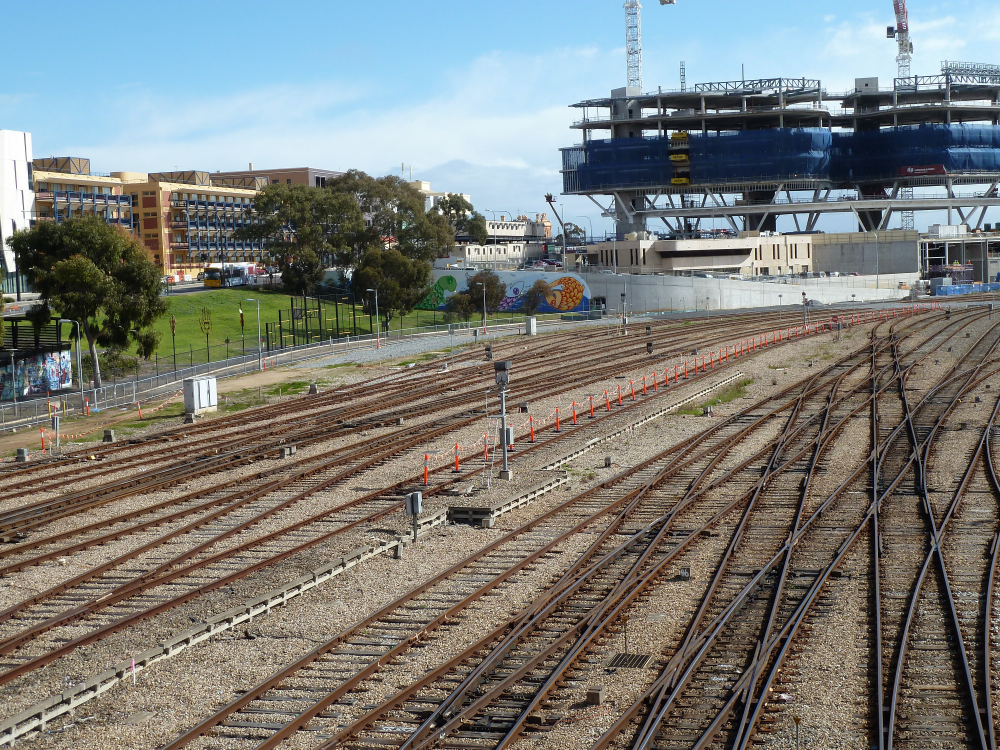
#> input picture images/APAP-railtracks/P1010517.JPG, 2000 x 1500 px (shown at 1/2 size)
$ python main.py
#> lines starting #> are read from the running program, lines starting #| are printed output that depends on the picture; after the words box and inside, x2 and y2 are one past the last pixel; in counts of white or black regions, pixels touching at a corner belong together
### matchers.py
import cv2 as cv


class matchers():
    def __init__(self):
        self.sift = cv.SIFT_create()
        FLANN_INDEX_KDTREE = 1
        index_params = dict(algorithm=FLANN_INDEX_KDTREE, trees=5)
        search_params = dict(checks=50)
        self.flann = cv.FlannBasedMatcher(index_params, search_params)

    def match(self, des1, des2):
        matches = self.flann.knnMatch(des1, des2, k=2)
        # store all the good matches as per Lowe's ratio test
        good = []
        for m, n in matches:
            if m.distance < 0.7 * n.distance:
                good.append(m)
        return good

    def getFeatures(self, img):
        gray = cv.cvtColor(img, cv.COLOR_BGR2GRAY)
        kp, des = self.sift.detectAndCompute(gray, None)
        return kp, des

### ransac.py
import numpy as np
import random
from homography import homography_fit, homography_res
import utils
import cv2 as cv

random.seed(0)


class RANSAC:
    def __init__(self, M, thr, visual=True):
        self.psize = 4
        self.M = M
        self.thr = thr
        self.visual = visual

    def __call__(self, img1, img2, src, dst):
        res = self.sampling(src, dst)
        con = sum(res <= self.thr)
        maxinx = np.argmax(con)
        matchesMask = (res[:, maxinx] <= self.thr) + 0
        inliers = np.nonzero(matchesMask)[0]

        if self.visual:
            img3 = utils.cv_draw_matches(img1, img2, src, dst, inliers)
            cv.imshow("ransac's result", img3)
            cv.waitKey(1)

        return src[:, inliers], dst[:, inliers]

    def sampling(self, src, dst):
        n = src.shape[1]
        res = np.zeros((n, self.M))

        for m in range(self.M):
            pinx = random.sample(list(range(n)), self.psize)
            psub1 = src[:, pinx]
            psub2 = dst[:, pinx]

            st = homography_fit(psub1, psub2)

            ds = homography_res(st, src, dst)

            res[:, m] = ds

        return res

### homography.py
import numpy as np
from scipy import linalg
import math


def normalise2dpts(pts):
    """
    param:
      pts -  3xN array of 2D homogeneous coordinates
    return:
      newpts -  3xN array of transformed 2D homogeneous coordinates
      T      -  The 3x3 transformation matrix, newpts = T*pts
    """
    c = np.mean(pts[:2], axis=1)
    newp = np.ones_like(pts)
    newp[0, :] = pts[0, :] - c[0]
    newp[1, :] = pts[1, :] - c[1]

    dist = np.sqrt(np.square(newp[0, :]) + np.square(newp[1, :]))
    meandist = np.mean(dist)

    scale = math.sqrt(2) / meandist

    T = np.array([[scale, 0, -scale * c[0]],
                  [0, scale, -scale * c[1]],
                  [0, 0, 1]])
    newpts = np.dot(T, pts)
    return newpts, T


def get_conditioner_from_pts(Pts):
    Dim = Pts.shape[0]
    Pts = Pts[0:Dim - 1, :]

    m = np.mean(Pts, axis=1)
    s = np.std(Pts, axis=1, ddof=1)
    s = s + (s == 0)

    norm = math.sqrt(2) / s

    T = np.array([[norm[0], 0, -norm[0] * m[0]],
                  [0, norm[1], -norm[1] * m[1]],
                  [0, 0, 1]])
    return T


def condition_2d(p, C):
    pc = np.dot(C, p)
    return pc


def generate_A(xs1, xs2):
    c = xs1.shape[1]
    A = np.zeros((2 * c, 9))
    ooo = np.zeros(3)
    for k in range(c):
        p1 = xs1[:, k]
        p2 = xs2[:, k]
        A[2 * k] = np.hstack((np.dot(p1, p2[2]), ooo, -np.dot(p1, p2[0])))
        A[2 * k + 1] = np.hstack((ooo, np.dot(p1, p2[2]), -np.dot(p1, p2[1])))
    return A


def homography_fit(x1, x2):
    nf1, N1 = normalise2dpts(x1)
    nf2, N2 = normalise2dpts(x2)
    # condition points
    C1 = get_conditioner_from_pts(nf1)
    C2 = get_conditioner_from_pts(nf2)
    cf1 = condition_2d(nf1, C1)
    cf2 = condition_2d(nf2, C2)

    A = generate_A(cf1, cf2)

    u, s, v = linalg.svd(A)

    h = v[8]
    H = np.reshape(h, (3, 3))
    # decondition
    H = np.linalg.inv(C2).dot(H).dot(C1)
    # denormalise
    H = np.linalg.inv(N2).dot(H).dot(N1)

    return H / H[2, 2]


def homography_res(H, x1, x2):
    x1, T1 = normalise2dpts(x1)
    x2, T2 = normalise2dpts(x2)
    H = T2.dot(H).dot(np.linalg.inv(T1))

    # Calculate, in both directions, the transfered points
    Hx1 = np.dot(H, x1)
    invHx2 = np.linalg.inv(H).dot(x2)

    x1 /= x1[2]
    x2 /= x2[2]
    Hx1 /= Hx1[2]
    invHx2 /= invHx2[2]

    dist = np.sum(np.square(x1 - invHx2), axis=0) + np.sum(np.square(x2 - Hx1), axis=0)

    return dist


def get_hom_final_size(img1, img2, Hg):
    box2 = np.array([[0, img2.shape[1] - 1, img2.shape[1] - 1,                 0],
                     [0,                 0, img2.shape[0] - 1, img2.shape[0] - 1],
                     [1,                 1,                 1,                 1]])
    box2_ = linalg.solve(Hg, box2)
    box2_[0, :] = box2_[0, :] / box2_[2, :]
    box2_[1, :] = box2_[1, :] / box2_[2, :]

    min_x = min(min(box2_[0, :]), 0)
    max_x = max(max(box2_[0, :]), img1.shape[1]-1)
    min_y = min(min(box2_[1, :]), 0)
    max_y = max(max(box2_[1, :]), img1.shape[0]-1)

    return min_x, max_x, min_y, max_y

### utils.py
import numpy as np
import matplotlib.pyplot as plt
import cv2 as cv

def appendimages(im1, im2):
    rows1 = im1.shape[0]
    rows2 = im2.shape[0]
    if rows1 < rows2:
        im1 = np.vstack((im1, np.zeros((rows2-rows1,im1.shape[1],3),np.uint8)))
    elif rows1 > rows2:
        im2 = np.vstack((im2, np.zeros((rows1-rows2,im2.shape[1],3),np.uint8)))
    return np.concatenate((im1, im2), axis=1)

# [14 lines left out: function plot_matches, not called in this run]

def cv_draw_matches(im1, im2, locs1, locs2, inliers):
    im3 = appendimages(im1, im2)
    out1, out2 = np.delete(locs1, inliers, axis=1), np.delete(locs2, inliers, axis=1)
    for i in range(out1.shape[1]):
        cv.circle(im3, (int(round(out1[0,i])),int(round(out1[1,i]))), 5, (0,0,255), 1, cv.LINE_AA)
        cv.circle(im3, (int(round(out2[0,i]+im1.shape[1])), int(round(out2[1,i]))), 5, (0, 0, 255), 1, cv.LINE_AA)
    for i in range(len(inliers)):
        cv.circle(im3, (int(round(locs1[0,inliers[i]])),int(round(locs1[1,inliers[i]]))), 5, (0, 255, 0), 1, cv.LINE_AA)
        cv.circle(im3, (int(round(locs2[0,inliers[i]]+im1.shape[1])), int(round(locs2[1,inliers[i]]))), 5, (0, 255, 0), 1, cv.LINE_AA)
        pt1 = (int(round(locs1[0,inliers[i]])), int(round(locs1[1,inliers[i]])))
        pt2 = (int(round(locs2[0,inliers[i]]+im1.shape[1])), int(round(locs2[1,inliers[i]])))
        cv.line(im3, pt1, pt2, (0,255,0), 1, cv.LINE_AA)
    return im3

### imagewarping.py
import numpy as np
from scipy import linalg
import cv2 as cv


def _meshgrid(width_max, width_min, height_max, height_min):
    width = int(round(width_max - width_min + 1))
    height = int(round(height_max - height_min + 1))
    x_t = np.matmul(np.ones([height, 1]),
                    np.transpose(np.expand_dims(np.linspace(width_min, width_max, width), 1), [1, 0]))
    y_t = np.matmul(np.expand_dims(np.linspace(height_min, height_max, height), 1),
                    np.ones([1, width]))

    x_t_flat = np.reshape(x_t, (1, -1))
    y_t_flat = np.reshape(y_t, (1, -1))

    ones = np.ones_like(x_t_flat)
    grid = np.vstack((x_t_flat, y_t_flat, ones))
    return grid

def transform(Hg, width_max, width_min, height_max, height_min):
    out_width = int(round(width_max - width_min + 1))
    out_height = int(round(height_max - height_min + 1))

    grid = _meshgrid(width_max, width_min, height_max, height_min)

    T_g = np.matmul(Hg, grid)

    x_ = T_g[0] / T_g[2]
    y_ = T_g[1] / T_g[2]

    x_map = x_.reshape([out_height, out_width])
    y_map = y_.reshape([out_height, out_width])

    return x_map.astype(np.float32), y_map.astype(np.float32)


def _meshgrid2(width_max, width_min, height_max, height_min, sh, eh, sw, ew):
    hn = eh - sh + 1
    wn = ew - sw + 1

    width = int(round(width_max - width_min + 1))
    height = int(round(height_max - height_min + 1))
    x_t = np.matmul(np.ones([hn, 1]),
                    np.transpose(np.expand_dims(np.linspace(width_min, width_max, width)[sw:sw+wn], 1), [1, 0]))
    y_t = np.matmul(np.expand_dims(np.linspace(height_min, height_max, height)[sh:sh+hn], 1),
                    np.ones([1, wn]))

    x_t_flat = np.reshape(x_t, (1, -1))
    y_t_flat = np.reshape(y_t, (1, -1))

    ones = np.ones_like(x_t_flat)
    grid = np.vstack((x_t_flat, y_t_flat, ones))
    return grid

def transform3(Hmdlt, width_max, width_min, height_max, height_min, grid_w, grid_h):

    Hmdlt = Hmdlt.reshape(grid_h+1, grid_w+1, 3, 3)

    out_width = int(round(width_max - width_min + 1))
    out_height = int(round(height_max - height_min + 1))

    gh = int(out_height / grid_h)
    gw = int(out_width / grid_w)

    x_ = []
    y_ = []
    for i in range(grid_h):
        row_x_ = []
        row_y_ = []
        for j in range(grid_w):
            H = Hmdlt[i, j, :, :]
            sh = i * gh
            eh = (i + 1) * gh - 1
            sw = j * gw
            ew = (j + 1) * gw - 1
            if (i == grid_h - 1):
                eh = out_height - 1
            if (j == grid_w - 1):
                ew = out_width - 1

            grid = _meshgrid2(width_max, width_min, height_max, height_min, sh, eh, sw, ew)

            T_g = linalg.solve(H, grid)
            x_s_flat = T_g[0]
            y_s_flat = T_g[1]
            z_s_flat = T_g[2]

            t_1 = np.ones_like(z_s_flat)
            t_0 = np.zeros_like(z_s_flat)

            sign_z_flat = np.where(z_s_flat >= 0, t_1, t_0) * 2 - 1
            z_s_flat = z_s_flat + sign_z_flat * 1e-8
            x_s_flat = x_s_flat / z_s_flat
            y_s_flat = y_s_flat / z_s_flat

            x_s = np.reshape(x_s_flat, [eh - sh + 1, ew - sw + 1])
            y_s = np.reshape(y_s_flat, [eh - sh + 1, ew - sw + 1])
            row_x_.append(x_s)
            row_y_.append(y_s)
        row_x = np.hstack(row_x_)
        row_y = np.hstack(row_y_)
        x_.append(row_x)
        y_.append(row_y)

    x_map = np.vstack(x_).reshape([out_height, out_width])
    y_map = np.vstack(y_).reshape([out_height, out_width])

    return x_map.astype(np.float32), y_map.astype(np.float32)


def imagewarping(img1, img2, H, min_x, max_x, min_y, max_y, C1=None, C2=None):

    out_width = int(round(max_x - min_x + 1))
    out_height = int(round(max_y - min_y + 1))
    off = [int(round(-min_x)), int(round(-min_y))]
    warped_img1 = np.zeros((out_height, out_width, 3), np.uint8)
    warped_img1[off[1]:off[1] + img1.shape[0], off[0]:off[0] + img1.shape[1], :] = img1
    mask1 = np.ones((img1.shape[0], img1.shape[1]))
    warped_mask1 = np.zeros([out_height, out_width])
    warped_mask1[off[1]:off[1] + img1.shape[0], off[0]:off[0] + img1.shape[1]] = mask1

    if C1 != None and C2 != None:    # mdlt
        map_x, map_y = transform3(H, max_x, min_x, max_y, min_y, C1 - 1, C2 - 1)
        warped_img2 = cv.remap(img2, map_x, map_y, interpolation=cv.INTER_LINEAR, borderMode=cv.BORDER_REFLECT)

    else:    # global
        map_x, map_y = transform(H, max_x, min_x, max_y, min_y)
        warped_img2 = cv.remap(img2, map_x, map_y, interpolation=cv.INTER_LINEAR, borderMode=cv.BORDER_REFLECT)

    mask2 = np.ones((img2.shape[0], img2.shape[1]))
    warped_mask2 = cv.remap(mask2, map_x, map_y, interpolation=cv.INTER_LINEAR)

    return warped_img1, warped_img2, warped_mask1, warped_mask2

### imageblending.py
import numpy as np


def imageblending(warped_img1, warped_img2, w1, w2):
    mass = w1 + w2
    mass[mass == 0] = np.nan

    output_canvas = np.zeros_like(warped_img1)
    for c in range(3):
        output_canvas[:,:,c] = ((warped_img1[:,:,c] * w1) + (warped_img2[:,:,c] * w2)) / mass
    return output_canvas

### apap.py
import numpy as np
from scipy import linalg
from homography import normalise2dpts, get_conditioner_from_pts, condition_2d, generate_A


class APAP_stitching():
    def __init__(self, gamma, sigma):
        super().__init__()
        self.gamma = gamma
        self.sigma = sigma

    def __call__(self, src_p, dst_p, vertices):
        """
        local homography estimation
        :param src_p: shape [3, N]
        :param dst_p: shape [3, N]
        :param vertices: shape [mesh_size*mesh_size, 2]
        :return: np.ndarray [meshsize*meshsize, 9]
        """
        nf1, N1 = normalise2dpts(src_p)
        nf2, N2 = normalise2dpts(dst_p)
        C1 = get_conditioner_from_pts(nf1)
        C2 = get_conditioner_from_pts(nf2)
        cf1 = condition_2d(nf1, C1)
        cf2 = condition_2d(nf2, C2)

        A = generate_A(cf1, cf2)
        # print('A', A.shape)

        Kp = src_p[:2].T  # ->shape [N, 2]
        # print('Kp', Kp.shape)

        Hmdlt = np.zeros((len(vertices), 9))
        for i in range(len(vertices)):
            # Obtain kernel
            dist = np.sqrt(np.sum(np.square(vertices[i, :] - Kp), axis=1))
            Gki = np.exp(-dist / self.sigma ** 2)

            # Capping/offsetting kernel
            Wi = np.maximum(Gki, self.gamma)

            W = np.diag(np.repeat(Wi, 2))
            WA = np.dot(W, A)

            U, S, V = linalg.svd(WA, 0)
            v = V[8]

            h = v.reshape(3, 3)

            # De-condition
            h = np.linalg.inv(C2).dot(h).dot(C1)
            # De-normalize
            h = np.linalg.inv(N2).dot(h).dot(N1)
            h = h / h[2, 2]

            Hmdlt[i, :] = h.ravel()

        return Hmdlt


def get_mdlt_final_size(img1, img2, Hmdlt, C1, C2):
    x_list = np.linspace(0, img2.shape[1]-1, C1)
    y_list = np.linspace(0, img2.shape[0]-1, C2)
    x, y = np.meshgrid(x_list, y_list)

    # out_x = np.zeros(x.shape)
    # out_y = np.zeros(y.shape)
    out = []

    for i in range(y.shape[0]):
        for j in range(x.shape[1]):
            if i==0 or i==y.shape[0]-1 or j==0 or j==x.shape[1]-1:    # boundaries
                grididx = i * x.shape[1] + j

                T = Hmdlt[grididx, :].reshape(3, 3)
                # T = linalg.inv(T)

                in_x = x[i, j]
                in_y = y[i, j]

                out_x = (T[0, 0] * in_x + T[0, 1] * in_y + T[0, 2]) / \
                        (T[2, 0] * in_x + T[2, 1] * in_y + T[2, 2])

                out_y = (T[1, 0] * in_x + T[1, 1] * in_y + T[1, 2]) / \
                        (T[2, 0] * in_x + T[2, 1] * in_y + T[2, 2])

                out.append([out_x, out_y])

    out = np.array(out)

    min_x = min(min(out[:, 0]), 0)
    max_x = max(max(out[:, 0]), img1.shape[1]-1)
    min_y = min(min(out[:, 1]), 0)
    max_y = max(max(out[:, 1]), img1.shape[0]-1)

    return min_x, max_x, min_y, max_y

### main.py
import cv2 as cv
import numpy as np
import math
import time
import matchers
from ransac import RANSAC
from homography import homography_fit, get_hom_final_size
from apap import APAP_stitching, get_mdlt_final_size
from imagewarping import imagewarping
from imageblending import imageblending
import config

def resize_image(img):
    ori_image_size = img.shape[0]*img.shape[1]
    if ori_image_size > 1000*600:
        scale = math.sqrt(1000*600 / ori_image_size)
        img = cv.resize(img, None, fx=scale, fy=scale)
    return img

## Read images
# img1 = cv.imread('images/DHW-temple/4.JPG')
# img2 = cv.imread('images/DHW-temple/5.JPG')
img1 = cv.imread('images/APAP-railtracks/P1010517.JPG')
#> img1 is the input picture: shape (1500, 2000, 3); mean B, G, R 120.2, 124.1, 122.2
img2 = cv.imread('images/APAP-railtracks/P1010520.JPG')
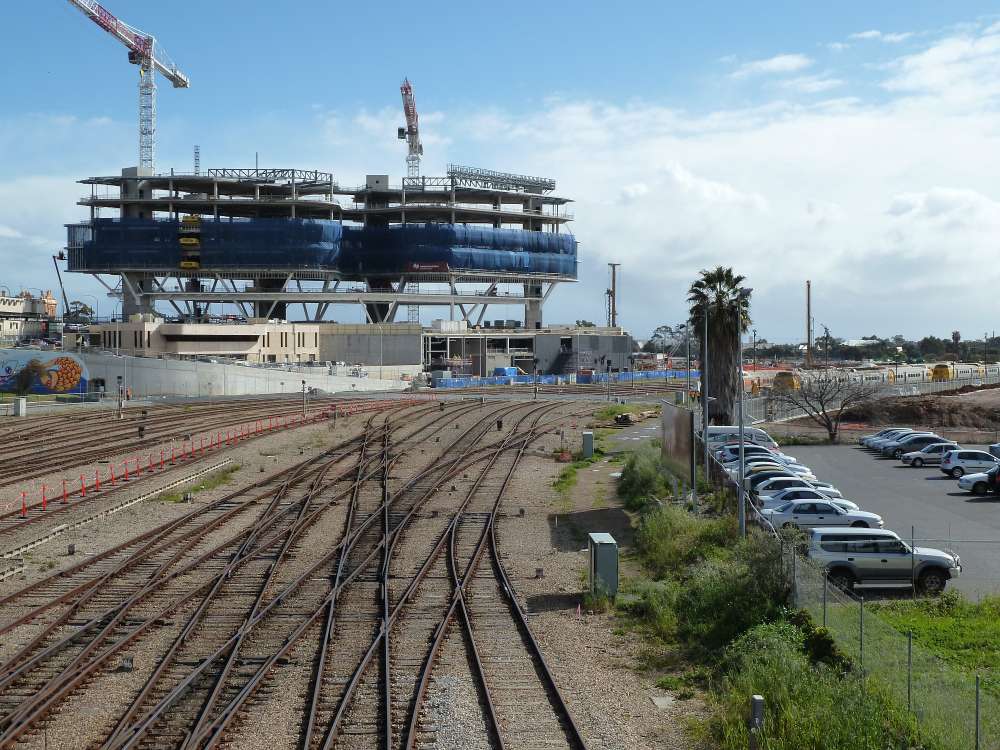
#> input picture images/APAP-railtracks/P1010520.JPG, 2000 x 1500 px (shown at 1/2 size)
#> img2 is the input picture: shape (1500, 2000, 3); mean B, G, R 133.9, 132.1, 121.4
img1 = resize_image(img1)    # resize to avoid out of memory
img2 = resize_image(img2)

## SIFT keypoint detection and matching
t0 = time.time()
matcher_obj = matchers.matchers()
kp1, ds1 = matcher_obj.getFeatures(img1)
#> in getFeatures, `gray = cv.cvtColor(img, cv.COLOR_BGR2GRAY)`:
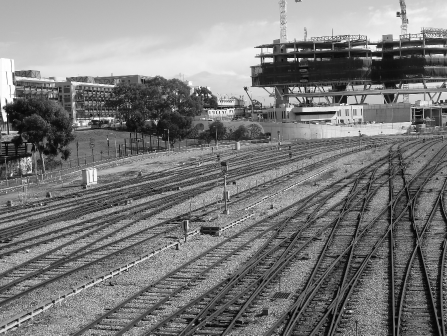
#> gray: shape (671, 894) (shown at 1/2 size); min 0, max 255, mean 122.9
#> in getFeatures, `kp, des = self.sift.detectAndCompute(gray, None)`: kp = 5895 keypoints; strongest (x, y, size): (405, 189, 2.2), (10, 238, 5.9), (599, 118, 4.1), (719, 263, 2)
#> kp1 has the same summary as kp in getFeatures
kp2, ds2 = matcher_obj.getFeatures(img2)
#> in getFeatures (call 2), `gray = cv.cvtColor(img, cv.COLOR_BGR2GRAY)`:
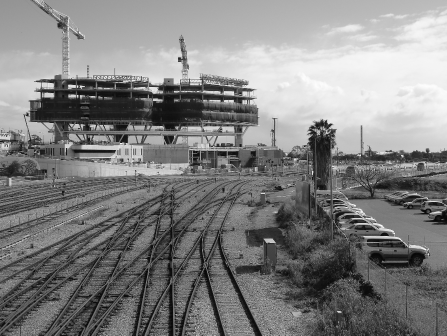
#> gray: shape (671, 894) (shown at 1/2 size); min 0, max 255, mean 129
#> in getFeatures (call 2), `kp, des = self.sift.detectAndCompute(gray, None)`: kp = 4223 keypoints; strongest (x, y, size): (271, 342, 1.9), (155, 172, 2.2), (721, 310, 1.8), (155, 191, 2.2)
#> kp2 has the same summary as kp in getFeatures
matches = matcher_obj.match(ds1, ds2)
#> in match, `matches = self.flann.knnMatch(des1, des2, k=2)`: matches = 5895 matches
#> after the loop in match, `for m, n in matches:`: good = 435 matches
#> matches = 435 matches
print("Number of matches: ", len(matches))
#| Number of matches:  435
print('Keypoint detection and matching done in {:.6f}s'.format(time.time() - t0))

src_orig = np.float32([kp1[m.queryIdx].pt for m in matches])
#> src_orig = 435 pairs, first value 14.75 to 887.1, second value 21.06 to 597
dst_orig = np.float32([kp2[m.trainIdx].pt for m in matches])
#> dst_orig = 435 pairs, first value 9.16 to 818.1, second value 110.5 to 657.1
src_orig = np.vstack((src_orig.T, np.ones((1, len(matches)))))
dst_orig = np.vstack((dst_orig.T, np.ones((1, len(matches)))))

##################
# Outlier removal.
##################
t1 = time.time()
ransac = RANSAC(config.M, config.thr)
src_fine, dst_fine = ransac(img1, img2, src_orig, dst_orig)
#> the loop in sampling, `for m in range(self.M):` made 500 passes
#> (N1 in homography_fit, N2 in homography_fit) on passes 1 to 2: ([[0.00955, 0, -7.37], [0, 0.00955, -1.98], [0, 0, 1]], [[0.00994, 0, -3.21], [0, 0.00994, -2.87], [0, 0, 1]]), ([[0.00695, 0, -4.39], [0, 0.00695, -1.78], [0, 0, 1]], [[0.00494, 0, -1.54], [0, 0.00494, -1.79], [0, 0, 1]])
#> after the loop in cv_draw_matches, `for i in range(out1.shape[1]):`:
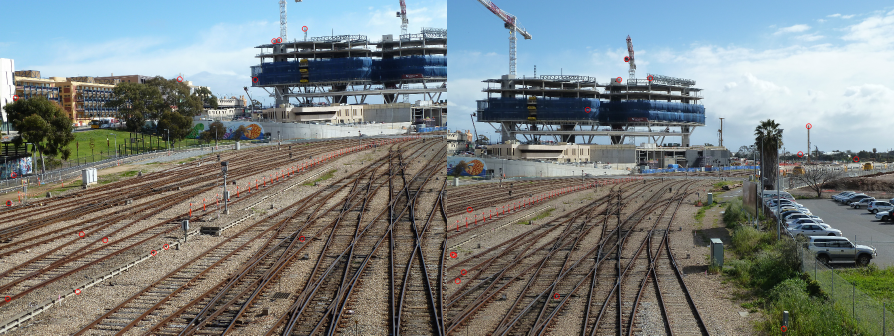
#> im3: shape (671, 1788, 3) (shown at 1/2 size); mean of channels 0, 1, 2 126.8, 127.9, 121.8; drawn as B, G, R
#> after the loop in cv_draw_matches, `for i in range(len(inliers)):`:
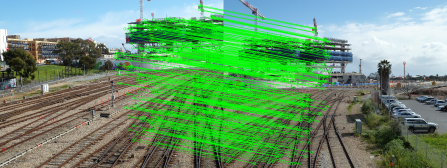
#> im3: shape (671, 1788, 3) (shown at 1/4 size); mean of channels 0, 1, 2 109.9, 150.7, 105; drawn as B, G, R
print("Number of inliers: ", src_fine.shape[1])
#| Number of inliers:  420
print('RANSAC sampling done in {:.6f}s'.format(time.time() - t1))

########################
# Global homography (H).
########################
print("\nDLT (projective transform) on inliers")
# Refine homography using DLT on inliers.
Hg = homography_fit(src_fine, dst_fine)

#############################################
# Image stitching with global homography (H).
#############################################
# Obtaining size of canvas (using global Homography)
min_x, max_x, min_y, max_y = get_hom_final_size(img1, img2, Hg)

# warping images
t0 = time.time()
warped_img1, warped_img2, warped_mask1, warped_mask2 = imagewarping(img1, img2, Hg, min_x, max_x, min_y, max_y)
#> in imagewarping, `warped_mask1[off[1]:off[1] + img1.shape[0], off[0]:off[0] + img1.shape..`:
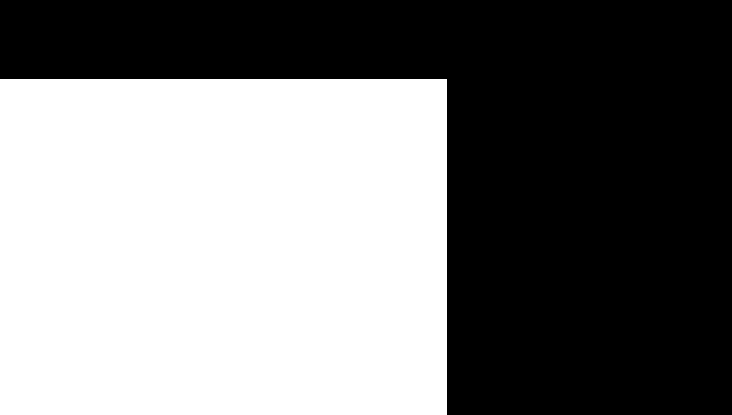
#> warped_mask1: shape (829, 1464) float64 (shown at 1/2 size); values 0 (black) and 1 (white), 49.4% white; 1 white region, box (x1, y1, x2, y2) and area: (0, 158, 894, 829) 599874
#> in transform, `x_map = x_.reshape([out_height, out_width])`:
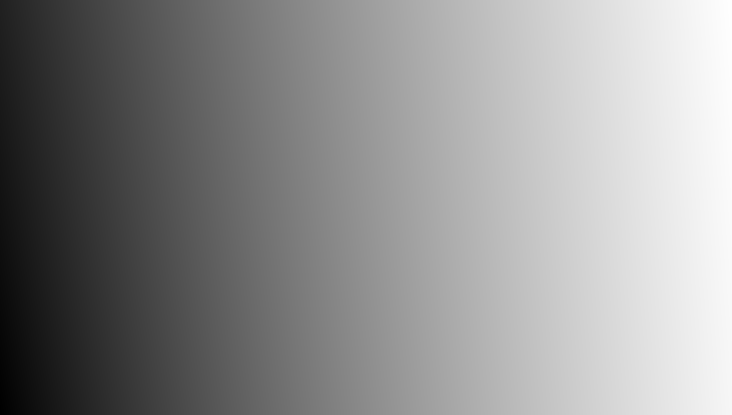
#> x_map: shape (829, 1464) float64 (shown at 1/2 size); min -646.1, max 942.2, mean 248.6; drawn with min black and max white
#> (the rest of the program and of its run is left out)
